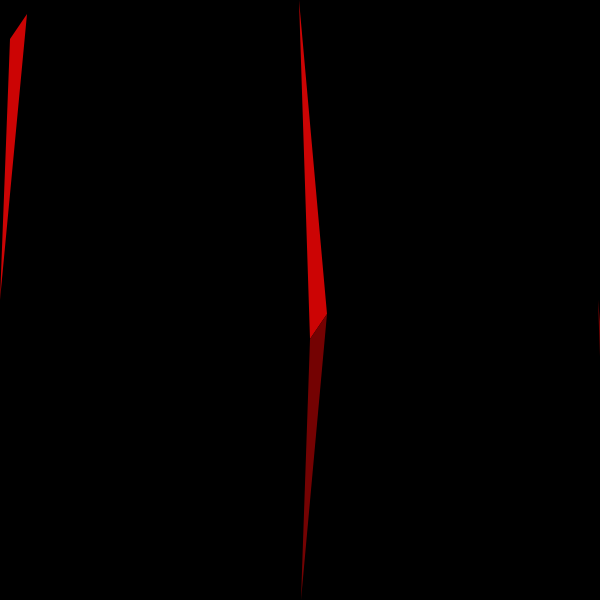
Frame 1 (no input)
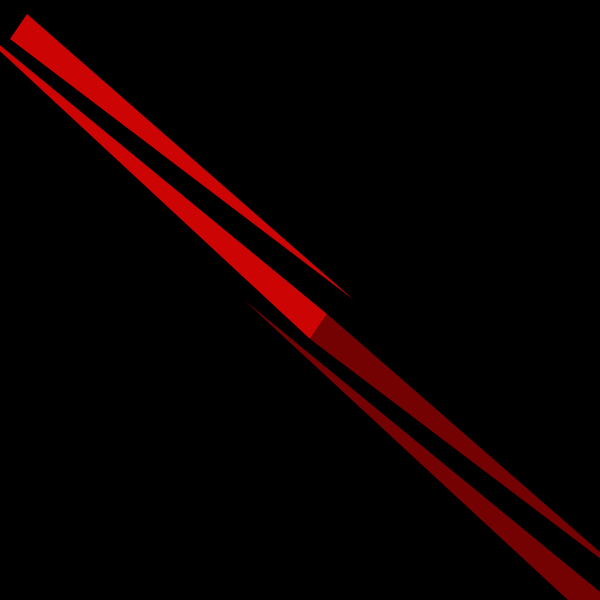
Frame 60 (the mouse pressed at the canvas centre just before this capture)
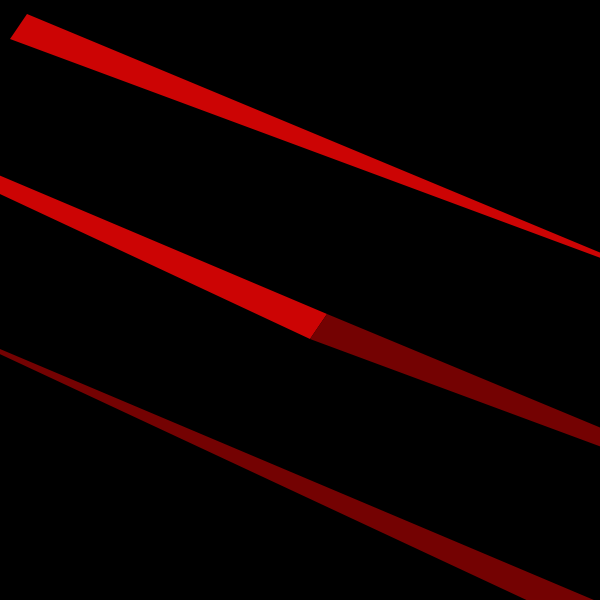
Frame 120 (the mouse held since frame 60 and released just before this capture)

The Processing sketch that drew these frames (run headless with seeded random() and noise(); from frame 60 on, the mouse is pressed at the canvas centre):

// Processing sketch: processing_73001
// ── processing_73001.pde

int x=0;
int y=0;
int m =0;

void setup() {
  size(600, 600);
  noStroke();
  smooth();
  y=height/2;
}

void draw() {
  smooth();
  background(0, 0, 0);
  fill(204, 4, 4);
  triangle(x, y, 27, 14, 10, 39);
  x ++;
  translate(width/2, height/2);
  rotateX(PI/0.25);
  rotateY(PI/0.25);
  triangle(-x, -y, 27, 14, 10, 39);
  fill(116, 2, 2);
  triangle(x, y, 27, 14, 10, 39);
  x++;
  translate(width/2, height/2);
  rotateX(PI/0.5);
  rotateY(PI/0.5);
  triangle(-x, -y, 27, 14, 10, 39);
  fill(204, 3, 3);
  triangle(x, y, 27, 14, 10, 39);
  x ++;
  translate(width/2, height/2);
  rotateX(PI/0.5);
  rotateY(PI/0.5);
  triangle(-x, -y, 27, 14, 10, 39);
  triangle(x, y, 27, 14, 10, 39);
  x ++;
  translate(width/2, height/2);
  rotateX(PI/0.5);
  rotateY(PI/0.5);
  triangle(-x, -y, 27, 14, 10, 39);
  triangle(x, y, 27, 14, 10, 39);
  x ++;
  translate(width/2, height/2);
  rotateX(PI/0.5);
  rotateY(PI/0.5);
  triangle(-x, -y, 27, 14, 10, 39);
  triangle(x, y, 27, 14, 10, 39);
  x ++;
  translate(width/2, height/2);
  rotateX(PI/0.5);
  rotateY(PI/0.5);
  triangle(-x, -y, 27, 14, 10, 39);

  if (x==width) {
    m=m*(-1);
  }

  if (x>0) {
    m=m*(-1);
  }
}
